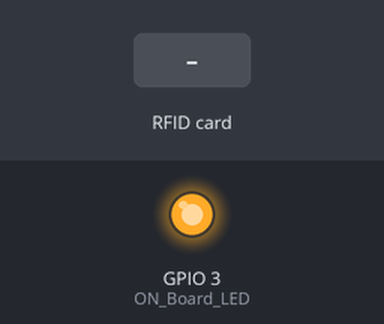
This sketch was run on a simulated ESP32. On the bench: output pins drawn as LEDs (lit = HIGH). The test bench sets the inputs (shaded band). WiFi joins after 1.5 s; servers stay silent unless stated; uploads are accepted with an empty reply; what the sketch prints to the serial monitor is not drawn.

Above: at 3.2 s.
3.3 s: RFID card 5E 7A 19 C4 held to the reader
At 4.1 s:
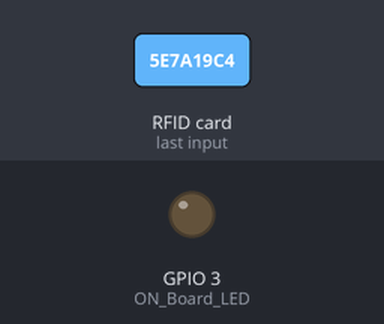
Timing chart, 0 to 6.3 s (numbered marks = the images above; inputs shaded):
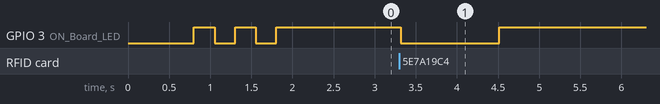

Measured:
- after the input at 3.3 s, GPIO 3 (ON_Board_LED): HIGH → LOW at once, → HIGH 1.2 s later

The sketch:

Enregistreur.ino
```cpp
#include <WiFi.h>   // Importation de la bibliothèque WiFi
#include <HTTPClient.h>   // Importation de la bibliothèque HTTPClient
#include <SPI.h>    // Importation de la bibliothèque SPI
#include <MFRC522.h>    // Importation de la bibliothèque MFRC522

#define SS_PIN 5    // Définition du numéro de broche SS
#define RST_PIN 0   // Définition du numéro de broche RST

MFRC522 mfrc522(SS_PIN, RST_PIN);   // Initialisation de l'objet MFRC522

#define ON_Board_LED 3    // Définition du numéro de broche de la LED embarquée

//----------------------------------------SSID et mot de passe de votre routeur WiFi----------------------------------------------//
const char* ssid = "Nom_Réseau_WIFI";   // Nom du réseau WiFi
const char* password = "MotDePasse_WIFI";    // Mot de passe du réseau WiFi
//---------------------------------------------------------------------------------------------------------------------------------//


WiFiServer server(80);    // Initialisation du serveur WiFi sur le port 80

int readsuccess;    // Variable pour indiquer si la lecture de la carte a réussi
byte readcard[4];   // Tableau pour stocker les données de la carte lue
char str[32] = "";    // Chaîne de caractères pour stocker les données de la carte lue sous forme de texte
String StrUID;    // Chaîne de caractères pour stocker l'UID de la carte lue

void array_to_string(byte array[], unsigned int len, char buffer[]) {   // Fonction pour convertir un tableau de bytes en une chaîne de caractères
  for (unsigned int i = 0; i < len; i++) {    // Boucle à travers les éléments du tableau
    byte nib1 = (array[i] >> 4) & 0x0F;   // Extraction du premier demi-octet
    byte nib2 = (array[i] >> 0) & 0x0F;   // Extraction du deuxième demi-octet
    buffer[i * 2 + 0] = nib1 < 0xA ? '0' + nib1 : 'A' + nib1 - 0xA;   // Conversion du premier demi-octet en caractère hexadécimal
    buffer[i * 2 + 1] = nib2 < 0xA ? '0' + nib2 : 'A' + nib2 - 0xA;   // Conversion du deuxième demi-octet en caractère hexadécimal
  }   // Fin de la boucle
  buffer[len * 2] = '\0';   // Terminaison de la chaîne de caractères
}   // Fin de la fonction

int getid() {   // Fonction pour obtenir l'identifiant de la carte
  if (!mfrc522.PICC_IsNewCardPresent()) {   // Vérification si une nouvelle carte est présente
    return 0;   // Retourne 0 si aucune carte n'est détectée
  }   // Fin de la condition
  if (!mfrc522.PICC_ReadCardSerial()) {   // Lecture de l'identifiant de la carte
    return 0;   // Retourne 0 en cas d'échec de lecture
  }   // Fin de la condition

  Serial.print("THE UID OF THE SCANNED CARD IS : ");    // Affichage du message de l'UID de la carte scannée
  for (int i = 0; i < 4; i++) {   // Boucle pour parcourir les 4 octets de l'UID
    readcard[i] = mfrc522.uid.uidByte[i];   // Lecture de chaque octet de l'UID
    array_to_string(readcard, 4, str);    // Conversion de l'UID en une chaîne de caractères
    StrUID = str;   // Stockage de l'UID converti dans une variable de type String
  }   // Fin de la boucle
  mfrc522.PICC_HaltA();   // Arrêt de la communication avec la carte RFID
  return 1;   // Retourne 1 pour indiquer que la lecture de l'UID a réussi
}   // Fin de la fonction


void setup() {    // Fonction de configuration
  Serial.begin(115200);   // Initialisation de la communication série
  SPI.begin();    // Initialisation de la communication SPI
  mfrc522.PCD_Init();   // Initialisation du module RFID
  delay(500);   // Délai de 500 millisecondes

  WiFi.begin(ssid, password);   // Connexion au réseau WiFi
  Serial.println("");   // Affichage d'une ligne vide

  pinMode(ON_Board_LED, OUTPUT);    // Configuration de la broche de la LED embarquée en mode sortie
  digitalWrite(ON_Board_LED, HIGH);   // Désactivation de la LED embarquée

  Serial.print("Connecting");   // Affichage du message de connexion
  while (WiFi.status() != WL_CONNECTED) {   // Attente de la connexion au réseau WiFi
    Serial.print(".");    // Affichage d'un point pour indiquer la progression
    digitalWrite(ON_Board_LED, LOW);    // Allumage de la LED embarquée
    delay(250);   // Délai de 250 millisecondes
    digitalWrite(ON_Board_LED, HIGH);   // Extinction de la LED embarquée
    delay(250);   // Délai de 250 millisecondes
  }   // Fin de la boucle
  digitalWrite(ON_Board_LED, HIGH);   // Allumage de la LED embarquée
  Serial.println("");   // Affichage d'une ligne vide
  Serial.print("Successfully connected to : ");   // Affichage du message de connexion réussie
  Serial.println(ssid);   // Affichage du nom du réseau WiFi
  Serial.print("IP address: ");   // Affichage du message d'adresse IP
  Serial.println(WiFi.localIP());   // Affichage de l'adresse IP locale
  Serial.println("Please tag a card or keychain to see the UID !");   // Message d'attente pour scanner une carte
  Serial.println("");   // Affichage d'une ligne vide
}   // Fin de la fonction de configuration

void loop() {   // Fonction principale
  readsuccess = getid();    // Appel de la fonction pour obtenir l'identifiant de la carte
  if (readsuccess) {    // Vérification si la lecture de l'UID a réussi
    digitalWrite(ON_Board_LED, LOW);    // Allumage de la LED embarquée
    HTTPClient http;    // Création d'un objet HTTPClient
    String UIDresultSend, postData;   // Déclaration de variables pour stocker l'UID et les données POST
    UIDresultSend = StrUID;   // Attribution de la valeur de l'UID à la variable UIDresultSend
    postData = "UIDresult=" + UIDresultSend; // Construction des données POST
    http.begin("http://ancemot.duckdns.org/tfe/getUID.php");    // Initialisation de la connexion HTTP
    http.addHeader("Content-Type", "application/x-www-form-urlencoded");    // Ajout de l'en-tête HTTP
    int httpCode = http.POST(postData);   // Envoi des données POST au serveur
    String payload = http.getString();    // Récupération de la réponse du serveur
    Serial.println(UIDresultSend);    // Affichage de l'UID de la carte
    Serial.println(httpCode);   // Affichage du code HTTP de la réponse
    Serial.println(payload);    // Affichage du contenu de la réponse
    http.end();   // Fin de la connexion HTTP
    delay(1000);    // Attente de 1 seconde
    digitalWrite(ON_Board_LED, HIGH);   // Extinction de la LED embarquée
  }   // Fin de la condition
}   // Fin de la fonction principale
```
